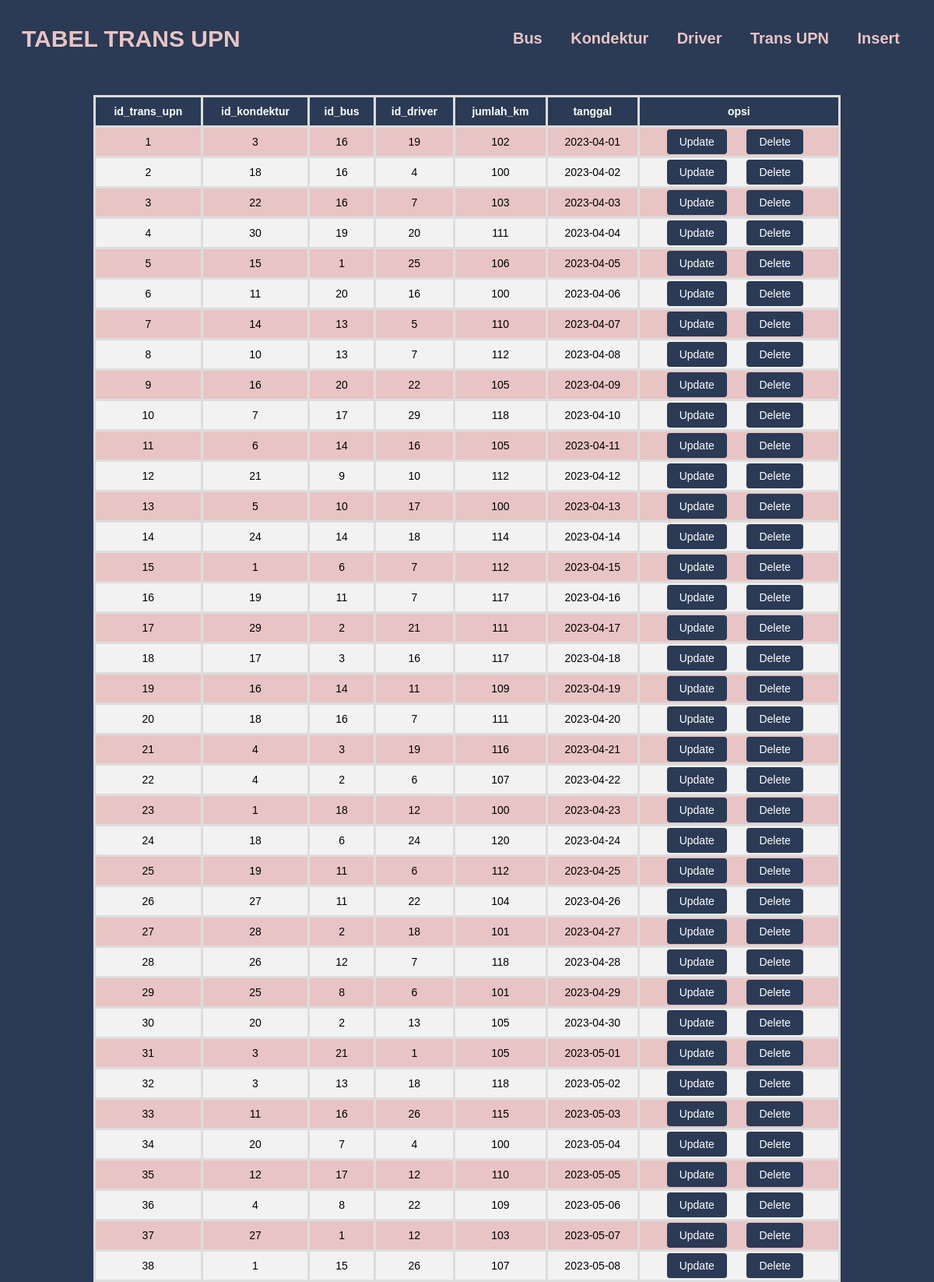
The page /Transupn.php (upper part) on the database its author committed.
### tables this page shows
CREATE TABLE `trans_upn` (
  `id_trans_upn` int(10) UNSIGNED NOT NULL,
  `id_kondektur` int(10) UNSIGNED NOT NULL,
  `id_bus` int(10) UNSIGNED NOT NULL,
  `id_driver` int(10) UNSIGNED NOT NULL,
  `jumlah_km` int(10) UNSIGNED DEFAULT NULL,
  `tanggal` date DEFAULT NULL
);

### koneksi.php (called while the page is built, shortened)
<?php
function connection() {
   $dbServer = 'localhost';
   $dbUser = 'root';
   $dbPass = '';
   $dbName = "transupn";
   $koneksi = mysqli_connect($dbServer, $dbUser, $dbPass);
   mysqli_select_db($koneksi,$dbName);
   return $koneksi;
}
?>

### Transupn.php (the view, shortened to what this page needs)
<?php
    include('koneksi.php');
?>
<!DOCTYPE html>
<html>
<head>
    <link rel="stylesheet" href="https://cdnjs.cloudflare.com/ajax/libs/font-awesome/5.15.3/css/all.min.css" />
</head>
<body>
    <nav>
        <h2><b>TABEL TRANS UPN</b></h2>
        <div>
            <a href="Bus.php"><b>Bus</b></a>
            <a href="Kondektur.php"><b>Kondektur</b></a>
            <a href="Driver.php"><b>Driver</b></a>
            <a href="Transupn.php"><b>Trans UPN</b></a>
            <a href="Addtransupn.php"><b>Insert</b></a>
        </div>
    </nav>
    <div class="ctr">
        <table border="3" align="center">
            <thead>
                <tr>
                    <th>id_trans_upn</th>
                    <th>id_kondektur</th>
                    <th>id_bus</th>
                    <th>id_driver</th>
                    <th>jumlah_km</th>
                    <th>tanggal</th>
                    <th>opsi</th>
                </tr>
            </thead>
            <tbody>
                <?php
                $query = "SELECT * FROM trans_upn";
                $result = mysqli_query(connection(),$query);
                ?>
                <?php while($data = mysqli_fetch_array($result)): ?>
                    <tr>
                        <td>
                            <?php echo $data['id_trans_upn']; ?>
                        </td>
                        <td>
                            <?php echo $data['id_kondektur']; ?>
                        </td>
                        <td>
                            <?php echo $data['id_bus']; ?>
                        </td>
                        <td>
                            <?php echo $data['id_driver']; ?>
                        </td>
                        <td>
                            <?php echo $data['jumlah_km']; ?>
                        </td>
                        <td>
                            <?php echo $data['tanggal']; ?>
                        </td>
                        <td>
                            <a href="<?php echo "Updatetransupn.php?id_trans_upn=".$data['id_trans_upn']; ?>">Update</a>
                            <a href="<?php echo "Deletetransupn.php?id_trans_upn=".$data['id_trans_upn']; ?>">Delete</a>
                        </td>
                    </tr>
                <?php endwhile ?>
            </tbody>
        </table>
    </div>
</body>
</html>

### Transupn.php (style rules this page uses)
table { border-collapse: collapse; border-radius: 10px; width: 100%; min-width: 900px; margin: 30px auto; }
th, td { padding: 10px; text-align: center; }
thead tr { ; color: white; }

### rows shown on the page
trans_upn: id_trans_upn "1", id_kondektur "3", id_bus "16", id_driver "19", jumlah_km "102", tanggal "2023-04-01"
trans_upn: id_trans_upn "2", id_kondektur "18", id_bus "16", id_driver "4", jumlah_km "100", tanggal "2023-04-02"
trans_upn: id_trans_upn "3", id_kondektur "22", id_bus "16", id_driver "7", jumlah_km "103", tanggal "2023-04-03"
trans_upn: id_trans_upn "4", id_kondektur "30", id_bus "19", id_driver "20", jumlah_km "111", tanggal "2023-04-04"
trans_upn: id_trans_upn "5", id_kondektur "15", id_bus "1", id_driver "25", jumlah_km "106", tanggal "2023-04-05"
trans_upn: id_trans_upn "6", id_kondektur "11", id_bus "20", id_driver "16", jumlah_km "100", tanggal "2023-04-06"
trans_upn: id_trans_upn "7", id_kondektur "14", id_bus "13", id_driver "5", jumlah_km "110", tanggal "2023-04-07"
trans_upn: id_trans_upn "8", id_kondektur "10", id_bus "13", id_driver "7", jumlah_km "112", tanggal "2023-04-08"
trans_upn: id_trans_upn "9", id_kondektur "16", id_bus "20", id_driver "22", jumlah_km "105", tanggal "2023-04-09"
trans_upn: id_trans_upn "10", id_kondektur "7", id_bus "17", id_driver "29", jumlah_km "118", tanggal "2023-04-10"
trans_upn: id_trans_upn "11", id_kondektur "6", id_bus "14", id_driver "16", jumlah_km "105", tanggal "2023-04-11"
trans_upn: id_trans_upn "12", id_kondektur "21", id_bus "9", id_driver "10", jumlah_km "112", tanggal "2023-04-12"
trans_upn: id_trans_upn "13", id_kondektur "5", id_bus "10", id_driver "17", jumlah_km "100", tanggal "2023-04-13"
trans_upn: id_trans_upn "14", id_kondektur "24", id_bus "14", id_driver "18", jumlah_km "114", tanggal "2023-04-14"
trans_upn: id_trans_upn "15", id_kondektur "1", id_bus "6", id_driver "7", jumlah_km "112", tanggal "2023-04-15"
trans_upn: id_trans_upn "16", id_kondektur "19", id_bus "11", id_driver "7", jumlah_km "117", tanggal "2023-04-16"
trans_upn: id_trans_upn "17", id_kondektur "29", id_bus "2", id_driver "21", jumlah_km "111", tanggal "2023-04-17"
trans_upn: id_trans_upn "18", id_kondektur "17", id_bus "3", id_driver "16", jumlah_km "117", tanggal "2023-04-18"
trans_upn: id_trans_upn "19", id_kondektur "16", id_bus "14", id_driver "11", jumlah_km "109", tanggal "2023-04-19"
trans_upn: id_trans_upn "20", id_kondektur "18", id_bus "16", id_driver "7", jumlah_km "111", tanggal "2023-04-20"
trans_upn: id_trans_upn "21", id_kondektur "4", id_bus "3", id_driver "19", jumlah_km "116", tanggal "2023-04-21"
trans_upn: id_trans_upn "22", id_kondektur "4", id_bus "2", id_driver "6", jumlah_km "107", tanggal "2023-04-22"
trans_upn: id_trans_upn "23", id_kondektur "1", id_bus "18", id_driver "12", jumlah_km "100", tanggal "2023-04-23"
trans_upn: id_trans_upn "24", id_kondektur "18", id_bus "6", id_driver "24", jumlah_km "120", tanggal "2023-04-24"
trans_upn: id_trans_upn "25", id_kondektur "19", id_bus "11", id_driver "6", jumlah_km "112", tanggal "2023-04-25"
trans_upn: id_trans_upn "26", id_kondektur "27", id_bus "11", id_driver "22", jumlah_km "104", tanggal "2023-04-26"
trans_upn: id_trans_upn "27", id_kondektur "28", id_bus "2", id_driver "18", jumlah_km "101", tanggal "2023-04-27"
trans_upn: id_trans_upn "28", id_kondektur "26", id_bus "12", id_driver "7", jumlah_km "118", tanggal "2023-04-28"
trans_upn: id_trans_upn "29", id_kondektur "25", id_bus "8", id_driver "6", jumlah_km "101", tanggal "2023-04-29"
trans_upn: id_trans_upn "30", id_kondektur "20", id_bus "2", id_driver "13", jumlah_km "105", tanggal "2023-04-30"
trans_upn: id_trans_upn "31", id_kondektur "3", id_bus "21", id_driver "1", jumlah_km "105", tanggal "2023-05-01"
trans_upn: id_trans_upn "32", id_kondektur "3", id_bus "13", id_driver "18", jumlah_km "118", tanggal "2023-05-02"
trans_upn: id_trans_upn "33", id_kondektur "11", id_bus "16", id_driver "26", jumlah_km "115", tanggal "2023-05-03"
trans_upn: id_trans_upn "34", id_kondektur "20", id_bus "7", id_driver "4", jumlah_km "100", tanggal "2023-05-04"
trans_upn: id_trans_upn "35", id_kondektur "12", id_bus "17", id_driver "12", jumlah_km "110", tanggal "2023-05-05"
trans_upn: id_trans_upn "36", id_kondektur "4", id_bus "8", id_driver "22", jumlah_km "109", tanggal "2023-05-06"
trans_upn: id_trans_upn "37", id_kondektur "27", id_bus "1", id_driver "12", jumlah_km "103", tanggal "2023-05-07"
trans_upn: id_trans_upn "38", id_kondektur "1", id_bus "15", id_driver "26", jumlah_km "107", tanggal "2023-05-08"
